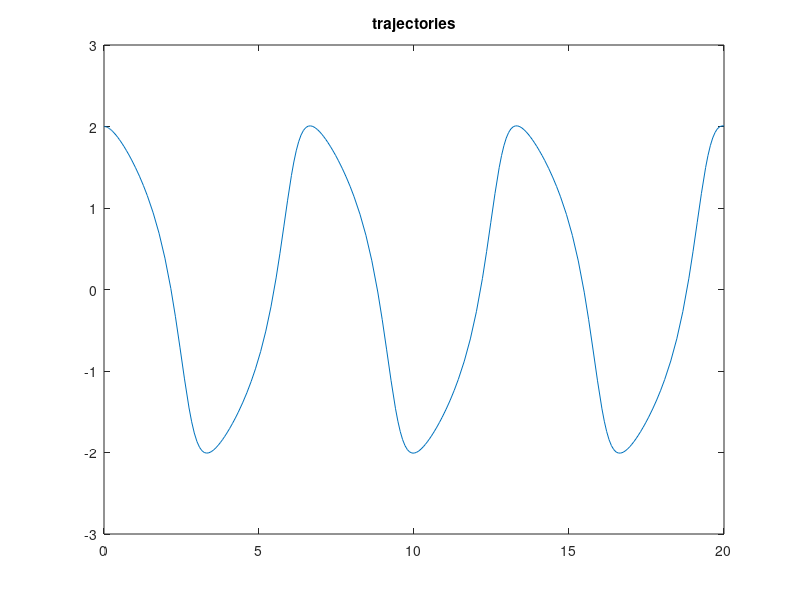
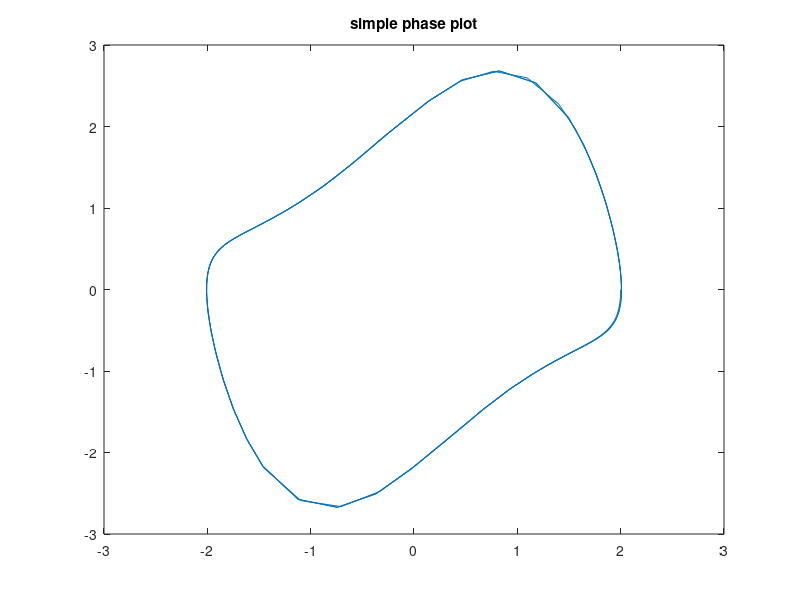

MATLAB code to generate these figures, in order: (Note: this script raises an error after producing the figures.)
function [t, y, sol] = vdpintro ()

  %% usage:  vdpintro ()
  %%
  %% intro


global ee;  
global count ; 
ee = 1; 
count = 0; 
[t,y]=ode45(@vdp,[0 20],[2 0]);   
% simple time plot
figure(1);
plot(t,y(:,1));
title('trajectories');
% phase plot
figure(2);
plot(y(:, 1), y(:, 2));
title('simple phase plot');
% number of func
disp(count);
% compute the step size as for each step 
s = t(2:length(t)) - t(1:length(t)-1); 
% now, do this
sol = ode45(@vdp,[0 20],[2 0]);
% this is a solution structure that can be used to get continuous output
% that should be better for plotting

%% get 100 equally spaced samples on the time interval
tt = linspace(0,20, 100);
%% get the corresponding states
yy = deval(sol, tt);
%% plot the results again 
figure(3);
plot(yy(1, :), yy(2, :));
title('deval phase plot');
%% this should be smoother
end

function dy = vdp(t,y);
global count; 
global ee; 
count = count +1; 
dy = zeros(2,1); 
dy(1) = y(2); 
dy(2) = ee*(1 - y(1)^2) * y(2) - y(1);
end
